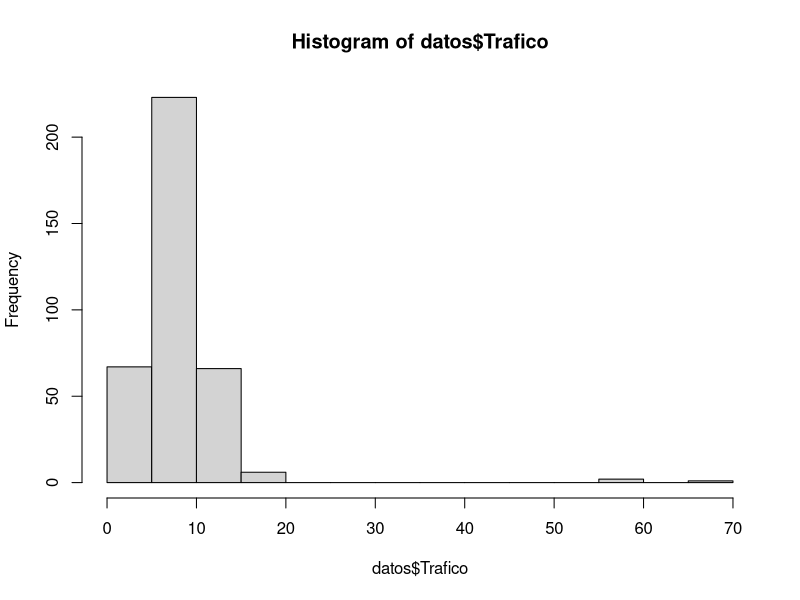
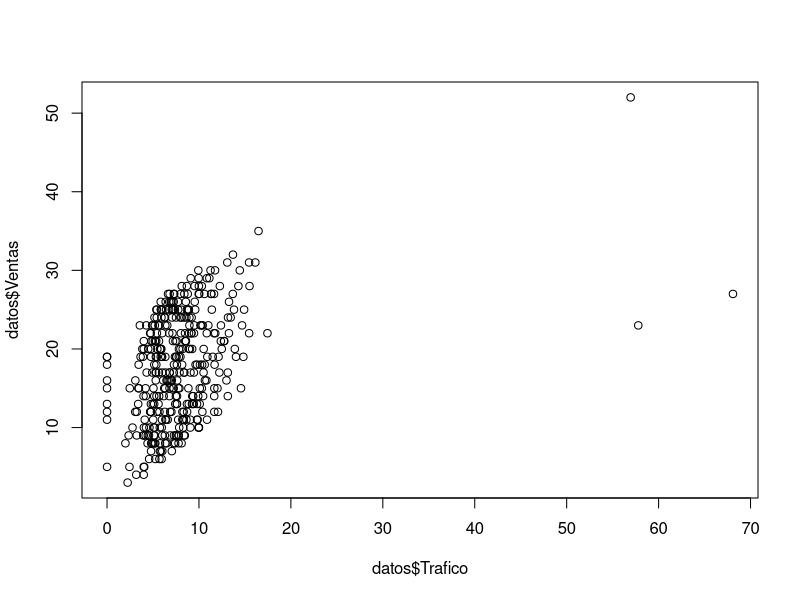

Here is the R script that generated these plots, in order: (Note: this script raises an error after producing the figures.)

#Indicar el directorio de trabajo: Dirección donde se encuentra la carpeta.
setwd("/home/carlos/repos/Curso_R/Curso_003_MineriaDeDatos/Session_002")

#Cargar la base de datos: Indicar el nombre del archivo, el tipo de separacion de columnas.
datos <- read.csv("DatosTrafico.csv", sep=";",header=TRUE)

#Head para visualizar las primeras 6 filas de la base de datos
head(datos)

#Summary para generar un resumen estadistico de la base de datos
summary(datos)

#Promedio de una variable 
mean(datos$Trafico)

#Mediana de una variable 
median(datos$Trafico)

#Desviacion estandar y varianza de una variable 
sd(datos$Trafico)
var(datos$Trafico)

#Obtener la desviacion estandar como la raiz de la varianza
sqrt(var(datos$Trafico))

#Histogramas para los datos de una variable de la base
hist(datos$Trafico)

#Promedio de trafico en cada dia de la semana
tapply(datos$Trafico, datos$Dia, mean)

#Correlacio entre dos variables 
cor(datos$Trafico,datos$Ventas)

#Grafico de dispersion entre dos variables
plot(datos$Trafico,datos$Ventas)

#Correlacion con variablee categorica (no funciona)
cor(datos$Trafico,datos$Dia)

#Se crea una nueva columna de variable binaria para identificar si es un dia de fin de semana
datos$FinDeSemana <- (datos$Dia == "Sabado") + (datos$Dia == "Domingo")

#Se crea una nueva columna de variable binaria para identificar si es un dia laboral
datos$Laboral <- 1 - datos$FinDeSemana

#Correlacion entre el trafico y si es un dia laboral
cor(datos$Trafico,datos$Laboral)

#Promedio de trafico en dia laboral (1) y en no laboral (0)
tapply(datos$Trafico, datos$Laboral, mean)


#Nueva columna que contiene la diferencia absoluta entre el trafico y la mediana de trafico en la base de datos
datos$Error <- abs(datos$Trafico-median(datos$Trafico))

#Nueva columna que registra el Valor-Z como la razon entre el error y el promedio del error en la base de datos
datos$ValorZ <- datos$Error/median(datos$Error)

#Se crea una nueva base de datos a partir de las observaciones que tienen un Valor-Z menor a 4.5 y se mantienen los nombres de las columnas
datos2 <- datos[which(datos$ValorZ < 4.5),names(datos)]

#Resumen estadistico de la nueva base de datos
summary(datos2)

#Correlacion
cor(datos2$Trafico,datos2$Ventas)

#Grafico de dispersion entre dos variables
plot(datos2$Trafico,datos2$Ventas)

#Histograma de una variable
hist(datos2$Trafico)